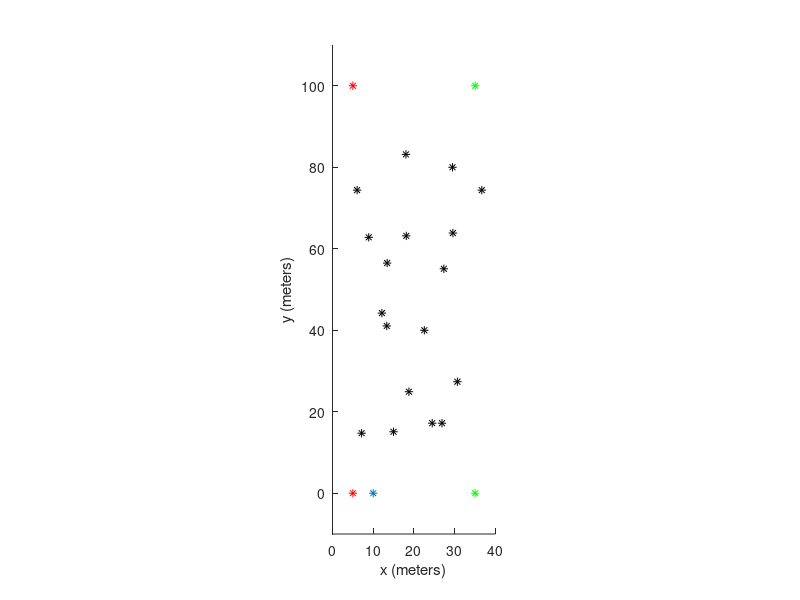

Reproduce this figure in MATLAB.
% Script to create a static map of a robotic environment.  You must supply
% a starting and ending "gate" to give the robot an initial starting
% position and final destination.  The size of the field is taken from the
% RobotX rules.  The environment is said to be 40m wide and a maximum of
% 100m long
clear all;
close all;
%Input start gate 1,2, or 3
start_gate = 1;

%Input end gate X,Y, or Z
end_gate = 'X';

%These are really only used for plotting purposes
gate_buoys = [5  5  15  15  25  25   25 35  35;
              0 100 0  100   0  100  0  0 100];
          
obstacles = [7.1429   14.9770   24.4700   30.6452   22.5346   12.1198    8.8940  18.1106   29.5392   36.6359   29.4470   18.0184    6.0369   13.3180 26.8664   18.7558   27.3272   13.4101;
   14.7368   15.0877   17.1930   27.3684   40.0000   44.2105   62.8070   63.1579   63.8596   74.3860   80.0000   83.1579   74.3860   41.0526  17.1930   24.9123   55.0877   56.4912];
          
% Decide our start gate - robot initial position
switch start_gate
    case 1
        robot_position = [10;0;0]; % set initial x,y,yaw
    case 2
        robot_position = [20;0;0]; 
    case 3
        robot_position = [30;0;0];
    otherwise
        error('Invalid Start Gate');
end

% Decide our end gate - desired final position
switch end_gate
    case 'X'
        end_position = [10;100;0]; % set initial x,y,yaw
    case 'Y'
        end_position = [20;100;0]; 
    case 'Z'
        end_position = [30;100;0];
    otherwise
        error('Invalid End Gate');
end


%PLOTTING          
hold on          
plot(obstacles(1,:),obstacles(2,:),'k*'); %plot obstacles
plot(gate_buoys(1,1:2),gate_buoys(2,1:2),'r*'); %plot red buoy gates
plot(gate_buoys(1,3:7),gate_buoys(2,3:7),'w*'); %plot white buoy gates
plot(gate_buoys(1,8:9),gate_buoys(2,8:9),'g*'); %plot green buoy gates
plot(robot_position(1),robot_position(2),'Marker','*','MarkerFaceColor',[1 0.502 0]); %plot robot's position
xlabel('x (meters)');ylabel('y (meters)');
axis equal
axis([0, 40, -10, 110]);
set(gca,'Color',[0.4 0.698 1])       
          